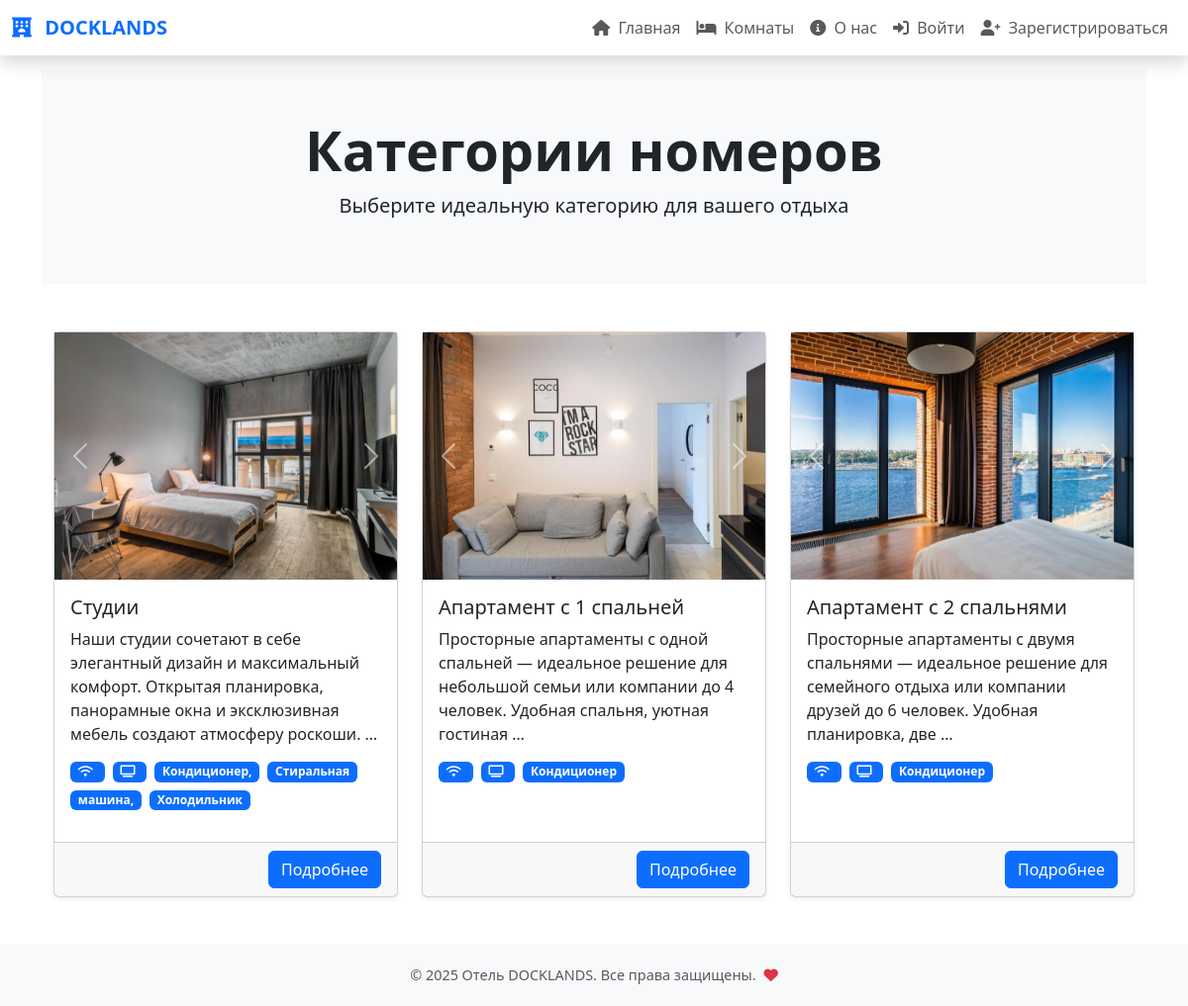
/rooms/, run on the app's committed database.
### hotel/models.py (models this page shows, shortened)
class CategoryImage(models.Model):
    category = models.ForeignKey(
        RoomCategory,
        related_name='images',
        on_delete=models.CASCADE,
        verbose_name='Категория'
    )
    image = models.ImageField(upload_to='category_images/', verbose_name='Изображение')

class RoomCategory(models.Model):
    name = models.CharField(max_length=100, verbose_name='Название категории')
    description = models.TextField(blank=True, verbose_name='Описание категории')

### hotel/views.py (the view)
# urls.py: path('rooms/', views.room_list, name='room_list'), # Маршрут для всех категорий
def room_list(request):
    categories = RoomCategory.objects.all()
    return render(request, 'hotel/room_list.html', {'categories': categories})

### hotel/templates/hotel/room_list.html (shortened to what this page needs)
{% extends 'main/base.html' %}
{% block content %}
<section class="py-5 bg-light">
    <div class="container text-center">
        <h1 class="display-4 fw-bold">Категории номеров</h1>
        <p class="lead">Выберите идеальную категорию для вашего отдыха</p>
    </div>
</section>
<section class="py-5">
    <div class="container">
        {% if categories %}
            <div class="row row-cols-1 row-cols-md-3 g-4">
                {% for category in categories %}
                    <div class="col">
                        <div class="card h-100 shadow-sm">
                            <div id="carousel{{ category.pk }}" class="carousel slide" data-bs-ride="false">
                                <div class="carousel-inner">
                                    {% for image in category.images.all %}
                                        <div class="carousel-item {% if forloop.first %}active{% endif %}">
                                            <img src="{{ image.image.url }}" class="d-block w-100" alt="{{ category.name }}" style="height: 250px; object-fit: cover;">
                                        </div>
                                    {% empty %}
                                        <div class="carousel-item active">
                                            <img src="https://via.placeholder.com/400x250?text=No+Image" class="d-block w-100" alt="{{ category.name }}">
                                        </div>
                                    {% endfor %}
                                </div>
                                {% if category.images.count > 1 %}
                                    <button class="carousel-control-prev" type="button" data-bs-target="#carousel{{ category.pk }}" data-bs-slide="prev">
                                        <span class="carousel-control-prev-icon" aria-hidden="true"></span>
                                    </button>
                                    <button class="carousel-control-next" type="button" data-bs-target="#carousel{{ category.pk }}" data-bs-slide="next">
                                        <span class="carousel-control-next-icon" aria-hidden="true"></span>
                                    </button>
                                {% endif %}
                            </div>
                            <div class="card-body">
                                <h5 class="card-title">{{ category.name }}</h5>
                                <p class="card-text">
                                    {% if category.description %}
                                        {{ category.description|truncatewords:20 }}
                                    {% else %}
                                        <em>Описание отсутствует</em>
                                    {% endif %}
                                </p>
                                <div class="d-flex flex-wrap gap-2 mb-3">
                                    {% with amenities=category.rooms.first.amenities.split %}
                                        {% if amenities %}
                                            {% for amenity in amenities %}
                                                <span class="badge bg-primary">
                                                    {% if "кровать" in amenity|lower %}
                                                        <i class="fas fa-bed me-1"></i>
                                                    {% elif "wi-fi" in amenity|lower %}
                                                        <i class="fas fa-wifi me-1"></i>
                                                    {% elif "телевизор" in amenity|lower %}
                                                        <i class="fas fa-tv me-1"></i>
                                                    {% else %}
                                                        {{ amenity }}
                                                    {% endif %}
                                                </span>
                                            {% endfor %}
                                        {% else %}
                                            <span class="badge bg-secondary">Нет данных</span>
                                        {% endif %}
                                    {% endwith %}
                                </div>
                            </div>
                            <div class="card-footer text-end">
                                <a href="{% url 'category_detail' category.pk %}" class="btn btn-primary">Подробнее</a>
                            </div>
                        </div>
                    </div>
                {% endfor %}
            </div>
        {% else %}
            <div class="alert alert-info text-center" role="alert">
                Нет доступных категорий.
            </div>
        {% endif %}
    </div>
</section>
{% endblock %}

### templates/main/base.html (shortened to what this page needs)
<!DOCTYPE html>
<html lang="en">
<head>
    <link href="https://cdn.jsdelivr.net/npm/bootstrap@5.3.0-alpha1/dist/css/bootstrap.min.css" rel="stylesheet">
    <link href="https://cdnjs.cloudflare.com/ajax/libs/font-awesome/6.0.0-beta3/css/all.min.css" rel="stylesheet">
</head>
<body>
    <header>
        <nav class="navbar navbar-expand-lg navbar-light bg-white shadow fixed-top">
            <div class="container-fluid">
                <a class="navbar-brand" href="{% url 'home' %}">
                    <i class="fas fa-hotel me-2"></i> DOCKLANDS
                </a>
                <div class="collapse navbar-collapse" id="navbarNav">
                    <ul class="navbar-nav ms-auto">
                        <li class="nav-item">
                            <a class="nav-link" href="{% url 'home' %}">
                                <i class="fas fa-home me-1"></i> Главная
                            </a>
                        </li>
                        <li class="nav-item">
                            <a class="nav-link" href="{% url 'room_list' %}">
                                <i class="fas fa-bed me-1"></i> Комнаты
                            </a>
                        </li>
                        <li class="nav-item">
                            <a class="nav-link" href="{% url 'about' %}">
                                <i class="fas fa-info-circle me-1"></i> О нас
                            </a>
                        </li>
                        {% if user.is_authenticated %}
                            <li class="nav-item">
                                <a class="nav-link" href="{% url 'profile' %}">
                                    <i class="fas fa-user me-1"></i> Профиль
                                </a>
                            </li>
                            <li class="nav-item">
                                <a class="nav-link" href="{% url 'logout' %}">
                                    <i class="fas fa-sign-out-alt me-1"></i> Выйти ({{ user.username }})
                                </a>
                            </li>
                        {% else %}
                            <li class="nav-item">
                                <a class="nav-link" href="{% url 'login' %}">
                                    <i class="fas fa-sign-in-alt me-1"></i> Войти
                                </a>
                            </li>
                            <li class="nav-item">
                                <a class="nav-link" href="{% url 'register' %}">
                                    <i class="fas fa-user-plus me-1"></i> Зарегистрироваться
                                </a>
                            </li>
                        {% endif %}
                    </ul>
                </div>
            </div>
        </nav>
    </header>
    <main class="container">
        {% block content %}
        {% endblock %}
    </main>
    <footer class="footer mt-auto">
        <div class="container">
            <p class="text-muted">
                &copy; 2025 Отель DOCKLANDS. Все права защищены.
                <i class="fas fa-heart text-danger ms-1"></i>
            </p>
        </div>
    </footer>
</body>
</html>

### templates/main/base.html (style rules this page uses)
body { padding-top: 70px; font-family: 'Segoe UI', Tahoma, Geneva, Verdana, sans-serif; }
.navbar-brand { font-weight: bold; color: #0d6efd !important; }
.nav-link { font-size: 1rem; transition: color 0.3s ease; }
footer { margin-top: 40px; padding: 20px 0; background-color: #f8f9fa; text-align: center; font-size: 0.9rem; }
footer p { margin-bottom: 0; }

### data on the page
RoomCategory: name "Студии", description "Наши студии сочетают в себе элегантный дизайн и максимальный комфорт. Открытая планировка, панорамные окна и эксклюзивная мебель создают атмосферу роскоши. …", amenities "Кондиционер," "Стиральная" "машина," "Холодильник"
CategoryImage: image (picture)
RoomCategory: name "Апартамент с 1 спальней", description "Просторные апартаменты с одной спальней — идеальное решение для небольшой семьи или компании до 4 человек. Удобная спальня, уютная гостиная …", amenities "Кондиционер"
CategoryImage: image (picture)
RoomCategory: name "Апартамент с 2 спальнями", description "Просторные апартаменты с двумя спальнями — идеальное решение для семейного отдыха или компании друзей до 6 человек. Удобная планировка, две …", amenities "Кондиционер"
CategoryImage: image (picture)
